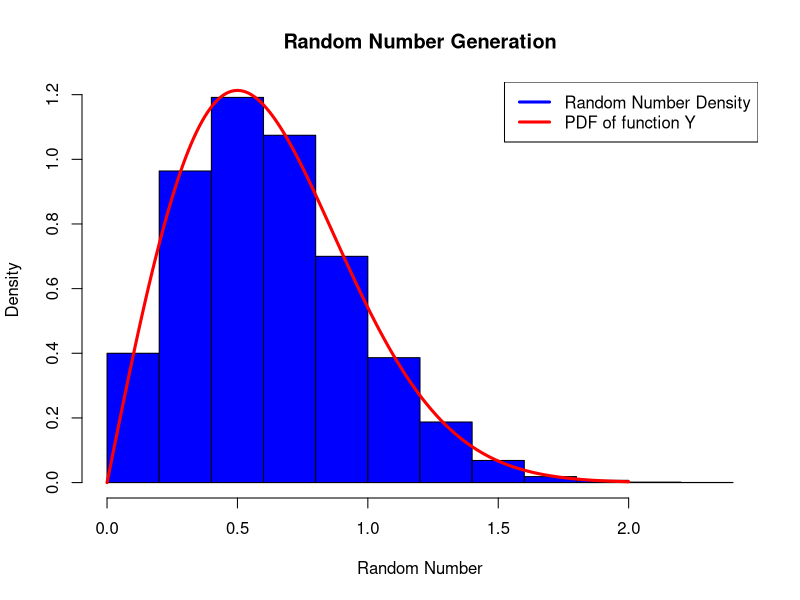
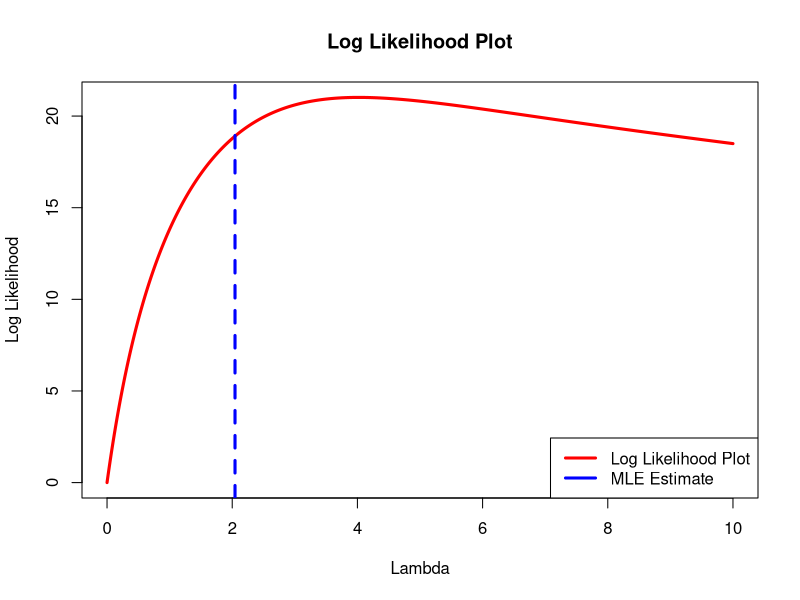

Write the R code that produced these figures, in order.
# Return the pth quantile for distribution of Y
get_Y_quantile <- function(quantile_value, exponential_rate) {
  return(sqrt(-1* log(1 - quantile_value) / exponential_rate))
}

# Random number generation function
generate_random_number <- function(how_many, exponential_rate) {
  
  # Uniform distribution between 0 and 1
  uniform_distribution = runif(how_many, min=0, max=1)
  
  # Declare an array to store the random numbers from the distribution of Y
  ramdoms_from_exp_distr = numeric(how_many)
 
  # For each number in the uniform distribution find the quantile of Y
  for (unif_distr_counter in 1:length(uniform_distribution)) {
    ramdoms_from_exp_distr[unif_distr_counter] = get_Y_quantile(uniform_distribution[unif_distr_counter], exponential_rate)
  }
  
  return(ramdoms_from_exp_distr)
   
}

# Return probability density of Y
y_probability_density <- function(real_number, exponential_rate) {
  
  return (2*real_number*exponential_rate*exp(-1 * exponential_rate * real_number^2))
  
}


#Generate 10,000 realizations of the random variable Y with λ= 2
realizations_needed = 10000
exponential_rate_lambda = 2

random_numbers = generate_random_number(how_many = realizations_needed, exponential_rate = exponential_rate_lambda)

# Plot a histogram of these numbers, using the hist function with option freq = FALSE.
hist(random_numbers, freq=FALSE, main= "Random Number Generation", xlab="Random Number", ylab="Density", col="blue")

# Use the lines command to plot the pdf of Y on top.
number_sequence = seq(0,2,.001)
y_probability_density_trend = y_probability_density(real_number = number_sequence, exponential_rate = exponential_rate_lambda)
length(y_probability_density_trend)

lines(number_sequence, y_probability_density_trend, lty=1, lwd=3, col="red")
legend("topright", legen=c("Random Number Density", "PDF of function Y"), col=c("blue", "red"), lwd=3, lty=1)

## Compute the sample mean and variance of your 10,000 realizations
mean(random_numbers)
var(random_numbers)

## Generate 20 realizations from Y with lambda= 2
new_realizations_needed = 20
random_numbers = generate_random_number(how_many = new_realizations_needed, exponential_rate = exponential_rate_lambda)
random_numbers = sort(random_numbers)

## Compute the likelihood distribution
log_likelihood_distribution = numeric(length(random_numbers))
lambda_values = seq(0,10,.01)

# Compute the log likelihood for at each lamda point
lambda_value_counter = 0
for (lambda_value in lambda_values) {
  
  lambda_value_counter = lambda_value_counter + 1
  log_likelihood = 0
    
  # Compute log likelihood at the point corresponding to the random number  
  for(realization_counter in 1 : new_realizations_needed) {
    log_likelihood = log_likelihood + y_probability_density(real_number = random_numbers[realization_counter], exponential_rate = lambda_values[lambda_value_counter])
  }
  
  log_likelihood_distribution[lambda_value_counter] = log_likelihood
  
}

# Plot the likelihood function
plot(lambda_values, log_likelihood_distribution, type='l', lwd=3, col="red", main= "Log Likelihood Plot", xlab="Lambda", ylab="Log Likelihood")

## Maximum likelihood estimate for lambda
random_number_distributions_squared = random_numbers^2
lambda_hat = new_realizations_needed / sum(random_number_distributions_squared)

## Draw a vertical line at the computed value of maximum likelihood
abline(v = lambda_hat, col='blue', lwd = 3, lty = 2)
legend("bottomright", legen=c("Log Likelihood Plot", "MLE Estimate"), col=c("red", "blue"), lwd=3, lty=1)
